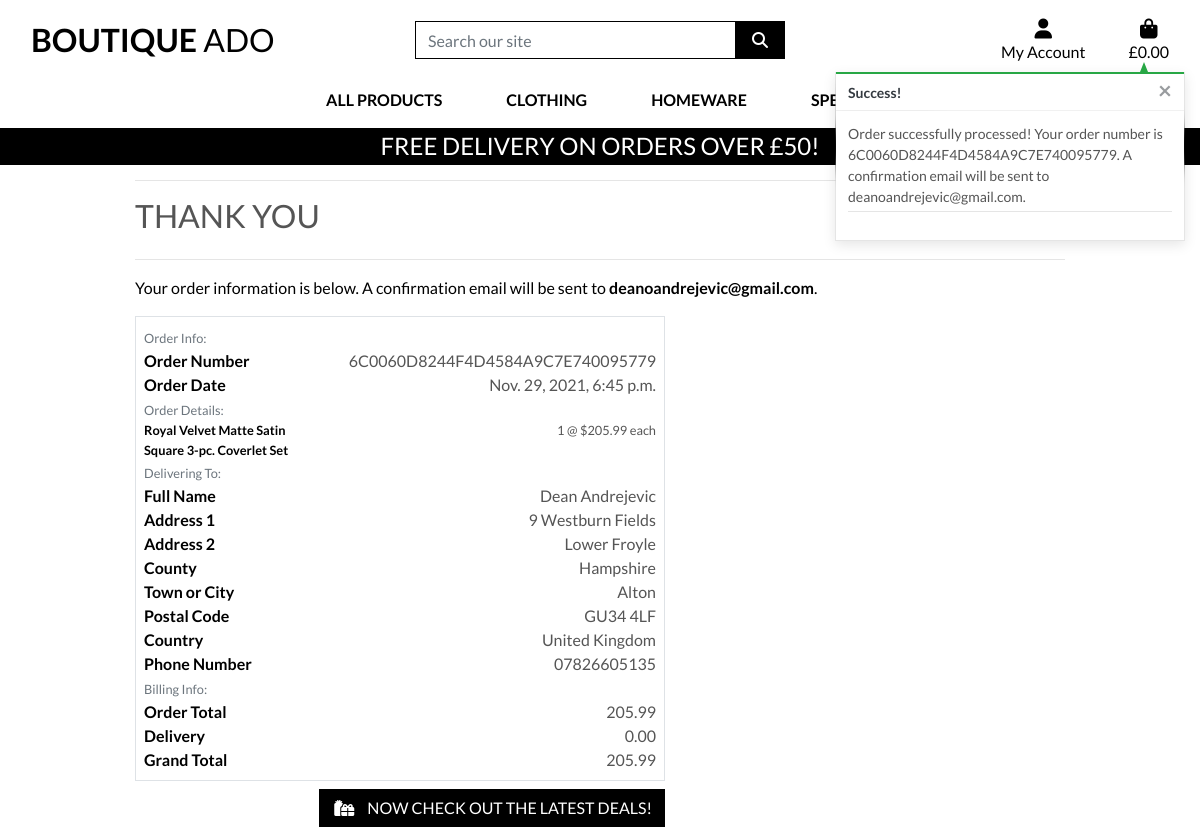
The app's page /checkout/checkout_success/6C0060D8244F4D4584A9C7E740095779, older data.
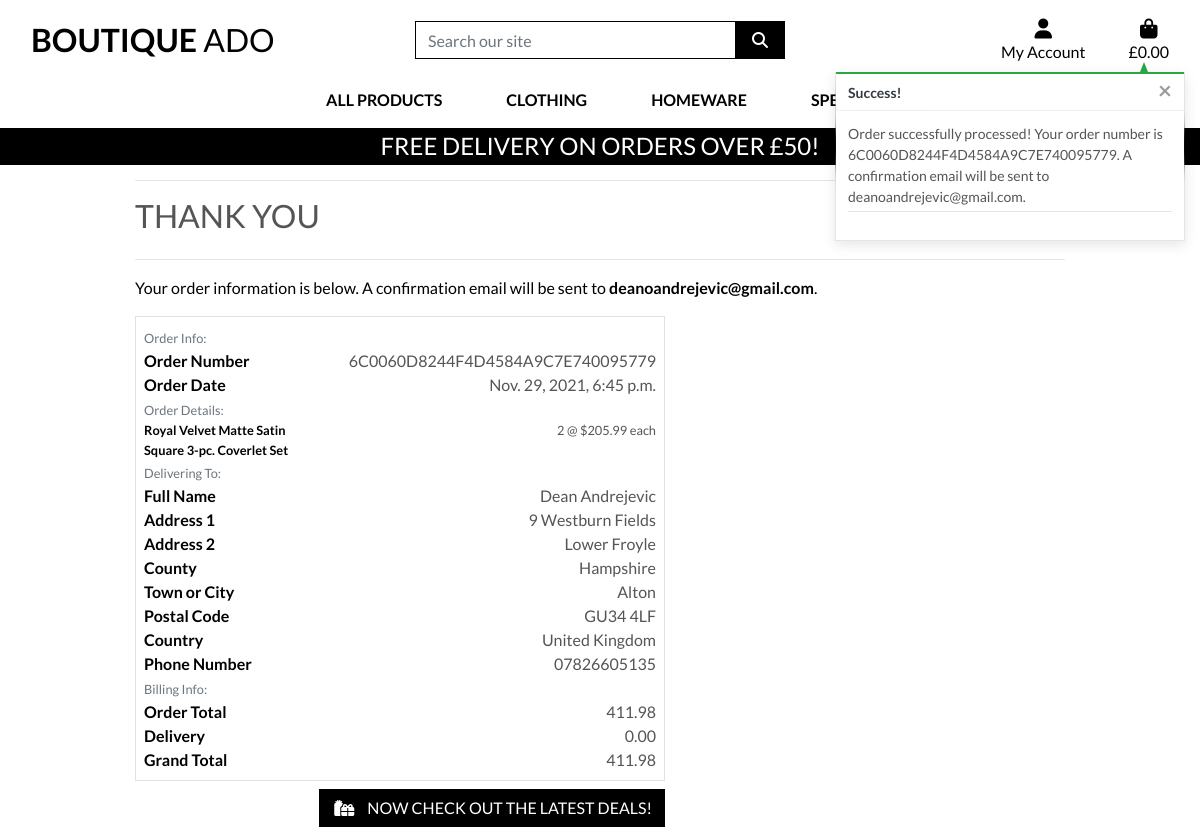
The same page, newer data.
### checkout/models.py (models this page shows, shortened)
class OrderLineItem(models.Model):
    order = models.ForeignKey(Order, null=False, blank=False, on_delete=models.CASCADE, related_name='lineitems')
    product = models.ForeignKey(Product, null=False, blank=False, on_delete=models.CASCADE)
    product_size = models.CharField(max_length=2, null=True, blank=True) # XS, S, M, L, XL
    quantity = models.IntegerField(null=False, blank=False, default=0)
    lineitem_total = models.DecimalField(max_digits=6, decimal_places=2, null=False, blank=False, editable=False)

class Order(models.Model):
    order_number = models.CharField(max_length=32, null=False, editable=False)
    full_name = models.CharField(max_length=50, null=False, blank=False)
    email = models.EmailField(max_length=254, null=False, blank=False)
    phone_number = models.CharField(max_length=20, null=False, blank=False)
    country = models.CharField(max_length=40, null=False, blank=False)
    postcode = models.CharField(max_length=20, null=True, blank=True)
    town_or_city = models.CharField(max_length=40, null=False, blank=False)
    street_address1 = models.CharField(max_length=80, null=False, blank=False)
    street_address2 = models.CharField(max_length=80, null=True, blank=True)
    county = models.CharField(max_length=80, null=True, blank=True)
    date = models.DateTimeField(auto_now_add=True)
    delivery_cost = models.DecimalField(max_digits=6, decimal_places=2, null=False, default=0)
    order_total = models.DecimalField(max_digits=10, decimal_places=2, null=False, default=0)
    grand_total = models.DecimalField(max_digits=10, decimal_places=2, null=False, default=0)

### products/models.py (models this page shows, shortened)
class Product(models.Model):
    category = models.ForeignKey('Category', null=True, blank=True, on_delete=models.SET_NULL)
    sku = models.CharField(max_length=254, null=True, blank=True)
    name = models.CharField(max_length=254)
    description = models.TextField()
    has_sizes = models.BooleanField(default=False, null=True, blank=True)
    price = models.DecimalField(max_digits=6, decimal_places=2)
    rating = models.DecimalField(max_digits=6, decimal_places=2, null=True, blank=True)
    image_url = models.URLField(max_length=1024, null=True, blank=True)
    image = models.ImageField(null=True, blank=True)

### checkout/views.py (the view)
def checkout_success(request, order_number):
    save_info = request.session.get('save_info')
    order = get_object_or_404(Order, order_number=order_number)
    messages.success(request, f'Order successfully processed! \
        Your order number is {order_number}. A confirmation \
        email will be sent to {order.email}.')
    if 'bag' in request.session:
        del request.session['bag']
    template = 'checkout/checkout_success.html'
    context = {
        'order': order,
    }
    return render(request, template, context)

### bag/contexts.py (called while the page is built, shortened)
def bag_contents(request):
    bag_items = []
    total = 0
    product_count = 0
    bag = request.session.get('bag', {})
    if total < settings.FREE_DELIVERY_THRESHOLD:
        delivery = total * Decimal(settings.STANDARD_DELIVERY_PERCENTAGE / 100)
        free_delivery_delta = settings.FREE_DELIVERY_THRESHOLD - total
    else:
        delivery = 0
        free_delivery_delta = 0
    grand_total = delivery + total
    context = {
        'bag_items': bag_items,
        'total': total,
        'product_count': product_count,
        'delivery': delivery,
        'free_delivery_delta': free_delivery_delta,
        'free_delivery_threshold': settings.FREE_DELIVERY_THRESHOLD,
        'grand_total': grand_total,
    }
    return context

### checkout/templates/checkout/checkout_success.html (shortened to what the changed rows need)
{% extends "base.html" %}
{% load static %}
{% block extra_css %}
<link rel="stylesheet" href="{% static 'checkout/css/checkout.css' %}">
{% endblock %}
{% block content %}
<div class="container">
    <div class="row">
        <div class="col">
            <h2 class="logo-font mb-4">Thank You</h2>
            <p class="text-black">Your order information is below. A confirmation email will be sent to
                <strong>{{ order.email }}</strong>.</p>
        </div>
    </div>
    <div class="row">
        <div class="col-12 col-lg-7">
            <div class="order-confirmation-wrapper p-2 border">
                <div class="row">
                    <div class="col-12 col-md-8 text-md-right">
                        <p class="mb-0">{{ order.order_number }}</p>
                    </div>
                </div>
                <div class="row">
                    <div class="col-12 col-md-8 text-md-right">
                        <p class="mb-0">{{ order.date }}</p>
                    </div>
                </div>
                {% for item in order.lineitems.all %}
                <div class="row">
                    <div class="col-12 col-md-4">
                        <p class="small mb-0 text-black font-weight-bold">
                            {{ item.product.name }}
                        </p>
                    </div>
                    <div class="col-12 col-md-8 text-md-right">
                        <p class="small mb-0">{{ item.quantity }} @ ${{ item.product.price }} each</p>
                    </div>
                </div>
                {% endfor %}
                <div class="row">
                    <div class="col-12 col-md-8 text-md-right">
                        <p class="mb-0">{{ order.full_name }}</p>
                    </div>
                </div>
                <div class="row">
                    <div class="col-12 col-md-8 text-md-right">
                        <p class="mb-0">{{ order.street_address1 }}</p>
                    </div>
                </div>
                {% if order.street_address2 %}
                <div class="row">
                    <div class="col-12 col-md-4">
                        <p class="mb-0 text-black font-weight-bold">Address 2</p>
                    </div>
                    <div class="col-12 col-md-8 text-md-right">
                        <p class="mb-0">{{ order.street_address2 }}</p>
                    </div>
                </div>
                {% endif %}
                {% if order.county %}
                <div class="row">
                    <div class="col-12 col-md-4">
                        <p class="mb-0 text-black font-weight-bold">County</p>
                    </div>
                    <div class="col-12 col-md-8 text-md-right">
                        <p class="mb-0">{{ order.county }}</p>
                    </div>
                </div>
                {% endif %}
                <div class="row">
                    <div class="col-12 col-md-8 text-md-right">
                        <p class="mb-0">{{ order.town_or_city }}</p>
                    </div>
                </div>
                {% if order.postcode %}
                <div class="row">
                    <div class="col-12 col-md-4">
                        <p class="mb-0 text-black font-weight-bold">Postal Code</p>
                    </div>
                    <div class="col-12 col-md-8 text-md-right">
                        <p class="mb-0">{{ order.postcode }}</p>
                    </div>
                </div>
                {% endif %}
                <div class="row">
                    <div class="col-12 col-md-8 text-md-right">
                        <p class="mb-0">{{ order.country }}</p>
                    </div>
                </div>
                <div class="row">
                    <div class="col-12 col-md-8 text-md-right">
                        <p class="mb-0">{{ order.phone_number }}</p>
                    </div>
                </div>
                <div class="row">
                    <div class="col-12 col-md-8 text-md-right">
                        <p class="mb-0">{{ order.order_total }}</p>
                    </div>
                </div>
                <div class="row">
                    <div class="col-12 col-md-8 text-md-right">
                        <p class="mb-0">{{ order.delivery_cost }}</p>
                    </div>
                </div>
                <div class="row">
                    <div class="col-12 col-md-8 text-md-right">
                        <p class="mb-0">{{ order.grand_total }}</p>
                    </div>
                </div>
            </div>
        </div>
    </div>
</div>
{% endblock %}

Row changes from the older to the newer data that the page shows:
changed Order "deanoandrejevic@gmail.com": order_total "205.99" → "411.98"; grand_total "205.99" → "411.98"
changed OrderLineItem "Royal Velvet Matte Satin Square 3-pc. Coverlet Set": quantity "1" → "2"
